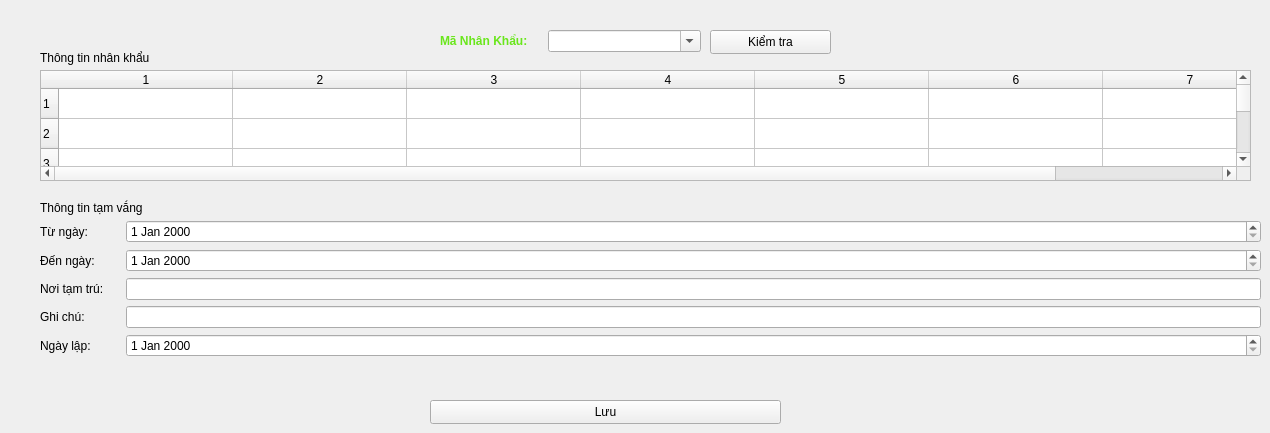
         <widget class="QWidget" name="tab_20">
          <attribute name="title">
           <string>Tạm Vắng</string>
          </attribute>
          <widget class="QWidget" name="formLayoutWidget_29">
           <property name="geometry">
            <rect>
             <x>440</x>
             <y>30</y>
             <width>261</width>
             <height>31</height>
            </rect>
           </property>
           <layout class="QFormLayout" name="formLayout_30">
            <property name="horizontalSpacing">
             <number>20</number>
            </property>
            <item row="0" column="1">
             <widget class="QComboBox" name="comboBox_19">
              <property name="enabled">
               <bool>true</bool>
              </property>
              <property name="editable">
               <bool>true</bool>
              </property>
             </widget>
            </item>
            <item row="0" column="0">
             <widget class="QLabel" name="mKhaiSinhLabel_9">
              <property name="text">
               <string>&lt;html&gt;&lt;head/&gt;&lt;body&gt;&lt;p&gt;&lt;span style=&quot; font-weight:700; color:#69e61b;&quot;&gt;Mã Nhân Khẩu:&lt;/span&gt;&lt;/p&gt;&lt;/body&gt;&lt;/html&gt;</string>
              </property>
             </widget>
            </item>
           </layout>
          </widget>
          <widget class="QPushButton" name="pushButton_60">
           <property name="geometry">
            <rect>
             <x>710</x>
             <y>30</y>
             <width>121</width>
             <height>24</height>
            </rect>
           </property>
           <property name="text">
            <string>Kiểm tra</string>
           </property>
          </widget>
          <widget class="QTableWidget" name="tableWidget_14">
           <property name="enabled">
            <bool>true</bool>
           </property>
           <property name="geometry">
            <rect>
             <x>40</x>
             <y>70</y>
             <width>1211</width>
             <height>111</height>
            </rect>
           </property>
           <property name="gridStyle">
            <enum>Qt::SolidLine</enum>
           </property>
           <property name="rowCount">
            <number>10</number>
           </property>
           <property name="columnCount">
            <number>7</number>
           </property>
           <attribute name="horizontalHeaderVisible">
            <bool>true</bool>
           </attribute>
           <attribute name="horizontalHeaderDefaultSectionSize">
            <number>174</number>
           </attribute>
           <row/>
           <row/>
           <row/>
           <row/>
           <row/>
           <row/>
           <row/>
           <row/>
           <row/>
           <row/>
           <column/>
           <column/>
           <column/>
           <column/>
           <column/>
           <column/>
           <column/>
          </widget>
          <widget class="QWidget" name="formLayoutWidget_30">
           <property name="geometry">
            <rect>
             <x>40</x>
             <y>220</y>
             <width>1221</width>
             <height>151</height>
            </rect>
           </property>
           <layout class="QFormLayout" name="formLayout_31">
            <property name="horizontalSpacing">
             <number>22</number>
            </property>
            <item row="0" column="0">
             <widget class="QLabel" name="tNgYLabel_2">
              <property name="text">
               <string>Từ ngày:</string>
              </property>
             </widget>
            </item>
            <item row="0" column="1">
             <widget class="QDateEdit" name="dateEdit_19"/>
            </item>
            <item row="1" column="0">
             <widget class="QLabel" name="nINLabel_2">
              <property name="text">
               <string>Đến ngày:</string>
              </property>
             </widget>
            </item>
            <item row="1" column="1">
             <widget class="QDateEdit" name="dateEdit_8"/>
            </item>
            <item row="2" column="0">
             <widget class="QLabel" name="nITMTrLabel">
              <property name="text">
               <string>Nơi tạm trú:</string>
              </property>
             </widget>
            </item>
            <item row="2" column="1">
             <widget class="QLineEdit" name="nITMTrLineEdit"/>
            </item>
            <item row="3" column="0">
             <widget class="QLabel" name="ghiChLabel_9">
              <property name="text">
               <string>Ghi chú:</string>
              </property>
             </widget>
            </item>
            <item row="3" column="1">
             <widget class="QLineEdit" name="ghiChLineEdit_9"/>
            </item>
            <item row="4" column="0">
             <widget class="QLabel" name="ngYLPLabel_3">
              <property name="text">
               <string>Ngày lập:</string>
              </property>
             </widget>
            </item>
            <item row="4" column="1">
             <widget class="QDateEdit" name="dateEdit_23"/>
            </item>
           </layout>
          </widget>
          <widget class="QPushButton" name="pushButton_61">
           <property name="geometry">
            <rect>
             <x>430</x>
             <y>400</y>
             <width>351</width>
             <height>24</height>
            </rect>
           </property>
           <property name="text">
            <string>Lưu</string>
           </property>
          </widget>
          <widget class="QLabel" name="label_73">
           <property name="geometry">
            <rect>
             <x>40</x>
             <y>200</y>
             <width>111</width>
             <height>16</height>
            </rect>
           </property>
           <property name="text">
            <string>Thông tin tạm vắng</string>
           </property>
          </widget>
          <widget class="QLabel" name="label_74">
           <property name="geometry">
            <rect>
             <x>40</x>
             <y>50</y>
             <width>121</width>
             <height>16</height>
            </rect>
           </property>
           <property name="text">
            <string>Thông tin nhân khẩu</string>
           </property>
          </widget>
         </widget>
